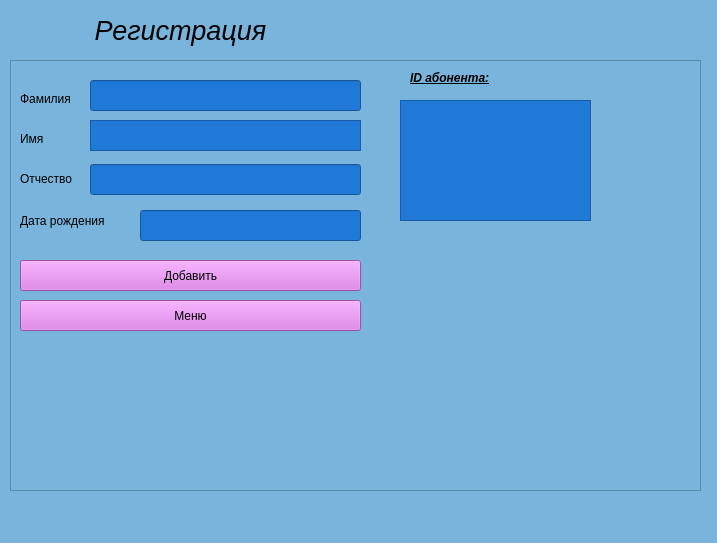
<?xml version="1.0" encoding="UTF-8"?>
<ui version="4.0">
 <class>reg</class>
 <widget class="QMainWindow" name="reg">
  <property name="geometry">
   <rect>
    <x>0</x>
    <y>0</y>
    <width>717</width>
    <height>543</height>
   </rect>
  </property>
  <property name="windowTitle">
   <string>Регистрация</string>
  </property>
  <property name="styleSheet">
   <string notr="true">background-color: rgb(120, 180,220);
</string>
  </property>
  <widget class="QWidget" name="centralwidget">
   <widget class="QLineEdit" name="leFam">
    <property name="geometry">
     <rect>
      <x>90</x>
      <y>80</y>
      <width>271</width>
      <height>31</height>
     </rect>
    </property>
    <property name="styleSheet">
     <string notr="true">background-color: rgb(32,120, 215);
</string>
    </property>
   </widget>
   <widget class="QLabel" name="lbID_3">
    <property name="geometry">
     <rect>
      <x>10</x>
      <y>10</y>
      <width>341</width>
      <height>41</height>
     </rect>
    </property>
    <property name="font">
     <font>
      <pointsize>20</pointsize>
      <weight>75</weight>
      <bold>true</bold>
     </font>
    </property>
    <property name="text">
     <string>&lt;html&gt;&lt;head/&gt;&lt;body&gt;&lt;p align=&quot;center&quot;&gt;&lt;span style=&quot; font-weight:400; font-style:italic;&quot;&gt;Регистрация&lt;/span&gt;&lt;/p&gt;&lt;/body&gt;&lt;/html&gt;</string>
    </property>
   </widget>
   <widget class="QFrame" name="frame">
    <property name="geometry">
     <rect>
      <x>10</x>
      <y>60</y>
      <width>691</width>
      <height>431</height>
     </rect>
    </property>
    <property name="sizePolicy">
     <sizepolicy hsizetype="Minimum" vsizetype="Preferred">
      <horstretch>0</horstretch>
      <verstretch>0</verstretch>
     </sizepolicy>
    </property>
    <property name="frameShape">
     <enum>QFrame::StyledPanel</enum>
    </property>
    <property name="frameShadow">
     <enum>QFrame::Plain</enum>
    </property>
    <widget class="QTextEdit" name="leNam">
     <property name="geometry">
      <rect>
       <x>80</x>
       <y>60</y>
       <width>271</width>
       <height>31</height>
      </rect>
     </property>
     <property name="styleSheet">
      <string notr="true">background-color: rgb(32,120, 215);
</string>
     </property>
    </widget>
    <widget class="QPushButton" name="btnMenu">
     <property name="geometry">
      <rect>
       <x>10</x>
       <y>240</y>
       <width>341</width>
       <height>31</height>
      </rect>
     </property>
     <property name="styleSheet">
      <string notr="true">background-color: rgb(220, 112,230);
</string>
     </property>
     <property name="text">
      <string>Меню</string>
     </property>
    </widget>
    <widget class="QTextEdit" name="teResult">
     <property name="geometry">
      <rect>
       <x>140</x>
       <y>60</y>
       <width>41</width>
       <height>21</height>
      </rect>
     </property>
    </widget>
    <widget class="QTableWidget" name="twemployees">
     <property name="geometry">
      <rect>
       <x>390</x>
       <y>40</y>
       <width>191</width>
       <height>121</height>
      </rect>
     </property>
     <property name="styleSheet">
      <string notr="true">background-color: rgb(32,120, 215);
</string>
     </property>
    </widget>
    <widget class="QLabel" name="lbEmail_2">
     <property name="geometry">
      <rect>
       <x>400</x>
       <y>10</y>
       <width>181</width>
       <height>16</height>
      </rect>
     </property>
     <property name="text">
      <string>&lt;html&gt;&lt;head/&gt;&lt;body&gt;&lt;p&gt;&lt;span style=&quot; font-weight:600; font-style:italic; text-decoration: underline;&quot;&gt;ID абонента:&lt;/span&gt;&lt;/p&gt;&lt;/body&gt;&lt;/html&gt;</string>
     </property>
    </widget>
    <widget class="QLineEdit" name="leBir">
     <property name="geometry">
      <rect>
       <x>130</x>
       <y>150</y>
       <width>221</width>
       <height>31</height>
      </rect>
     </property>
     <property name="styleSheet">
      <string notr="true">background-color: rgb(32,120, 215);
</string>
     </property>
    </widget>
    <widget class="QPushButton" name="btnAdd">
     <property name="geometry">
      <rect>
       <x>10</x>
       <y>200</y>
       <width>341</width>
       <height>31</height>
      </rect>
     </property>
     <property name="styleSheet">
      <string notr="true">background-color: rgb(220, 112,230);
</string>
     </property>
     <property name="text">
      <string>Добавить</string>
     </property>
    </widget>
    <widget class="QLabel" name="lbAdress">
     <property name="geometry">
      <rect>
       <x>10</x>
       <y>70</y>
       <width>67</width>
       <height>17</height>
      </rect>
     </property>
     <property name="text">
      <string>Имя</string>
     </property>
    </widget>
    <widget class="QLineEdit" name="lePat">
     <property name="geometry">
      <rect>
       <x>80</x>
       <y>104</y>
       <width>271</width>
       <height>31</height>
      </rect>
     </property>
     <property name="styleSheet">
      <string notr="true">background-color: rgb(32,120, 215);
</string>
     </property>
    </widget>
    <widget class="QLabel" name="lbPhone">
     <property name="geometry">
      <rect>
       <x>10</x>
       <y>110</y>
       <width>67</width>
       <height>17</height>
      </rect>
     </property>
     <property name="text">
      <string>Отчество</string>
     </property>
    </widget>
    <widget class="QLabel" name="lbEmail">
     <property name="geometry">
      <rect>
       <x>10</x>
       <y>150</y>
       <width>111</width>
       <height>21</height>
      </rect>
     </property>
     <property name="text">
      <string>Дата рождения</string>
     </property>
    </widget>
    <zorder>teResult</zorder>
    <zorder>leNam</zorder>
    <zorder>btnMenu</zorder>
    <zorder>twemployees</zorder>
    <zorder>lbEmail_2</zorder>
    <zorder>leBir</zorder>
    <zorder>btnAdd</zorder>
    <zorder>lbAdress</zorder>
    <zorder>lePat</zorder>
    <zorder>lbPhone</zorder>
    <zorder>lbEmail</zorder>
   </widget>
   <widget class="QLabel" name="lbFIO">
    <property name="geometry">
     <rect>
      <x>20</x>
      <y>90</y>
      <width>67</width>
      <height>17</height>
     </rect>
    </property>
    <property name="text">
     <string>Фамилия</string>
    </property>
   </widget>
   <zorder>frame</zorder>
   <zorder>leFam</zorder>
   <zorder>lbID_3</zorder>
   <zorder>lbFIO</zorder>
  </widget>
  <widget class="QMenuBar" name="menubar">
   <property name="geometry">
    <rect>
     <x>0</x>
     <y>0</y>
     <width>717</width>
     <height>22</height>
    </rect>
   </property>
  </widget>
  <widget class="QStatusBar" name="statusbar"/>
 </widget>
 <resources/>
 <connections/>
</ui>
